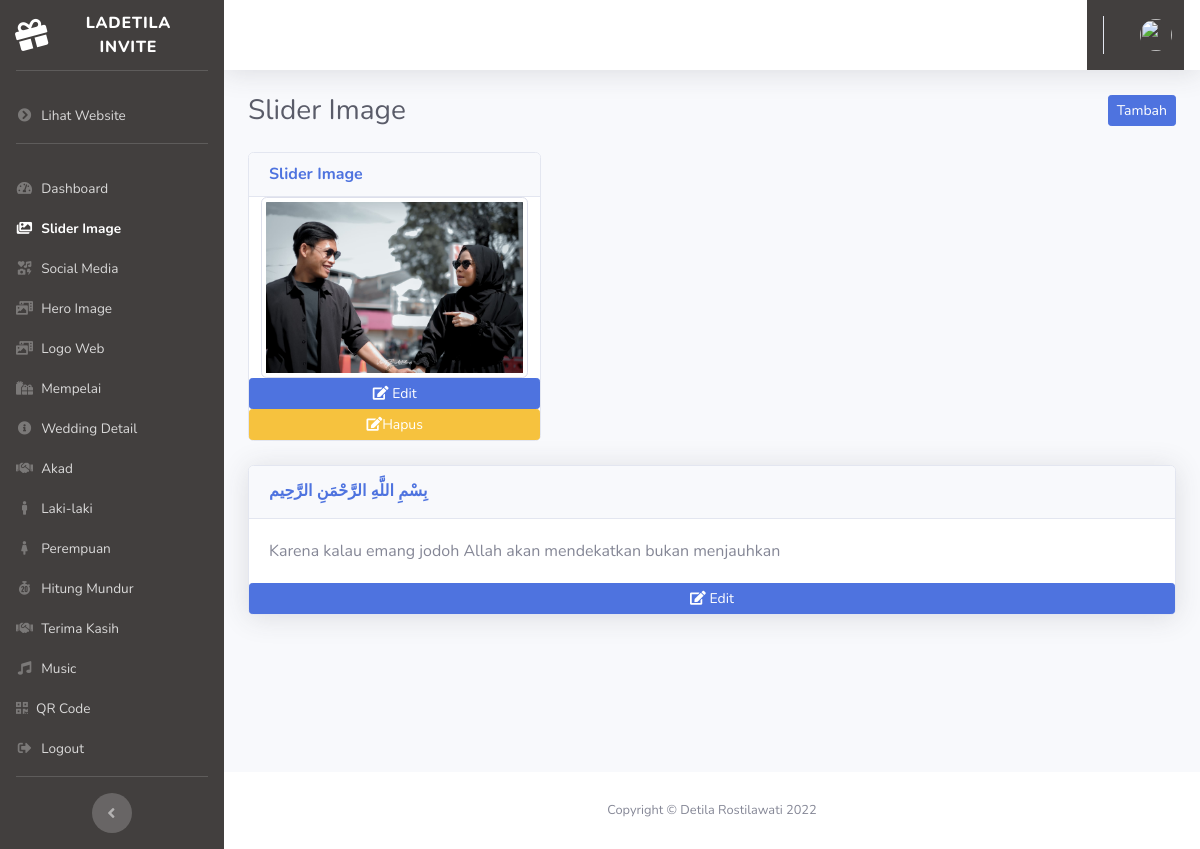
The app's page /index.php/admin/slider_image with its own data.
### tables this page shows
CREATE TABLE `user_sub_menu` (
  `id` int(11) NOT NULL,
  `title` varchar(128) NOT NULL,
  `url` varchar(128) NOT NULL,
  `icon` varchar(128) NOT NULL
);

CREATE TABLE `hero_image` (
  `id` int(11) NOT NULL,
  `nama` varchar(255) NOT NULL,
  `image` varchar(255) NOT NULL
);

CREATE TABLE `hero_judul` (
  `id` int(11) NOT NULL,
  `judul` varchar(255) NOT NULL,
  `text` varchar(1000) NOT NULL,
  `paragraph` varchar(255) NOT NULL
);

### application/controllers/Admin.php (called while the page is built, shortened)
<?php
class Admin extends CI_Controller
{
    public function slider_image()
    {
        $data['title'] = 'Slider Image';
        $data['user'] = $this->db->get_where('user', ['email' => $this->session->userdata('email')])->row_array();
        $this->db->order_by('id', 'DESC');
        $data['hero_image'] = $this->db->get('hero_image')->result_array();
        $data['hero_judul'] = $this->db->get('hero_judul')->result_array();
        $this->form_validation->set_rules('nama', 'Nama', 'required');
        if ($this->form_validation->run() == false) {
            $this->load->view('templates/header', $data);
            $this->load->view('templates/sidebar', $data);
            $this->load->view('templates/topbar', $data);
            $this->load->view('admin/slider_image', $data);
            $this->load->view('templates/footer');
        }
    }
}

### index.php (called while the page is built, shortened)
<?php
require_once BASEPATH.'core/CodeIgniter.php';

### application/views/admin/slider_image.php (the view, shortened to what this page needs)
<div class="container-fluid">
    <div class="d-sm-flex align-items-center justify-content-between mb-4">
        <h1 class="h3 mb-0 text-gray-800"><?= $title; ?></h1>
        <button class="btn btn-sm btn-primary float-right" data-toggle="modal" data-target="#tambahsliderModal"> Tambah</button>
    </div>
    <div class="row">
        <?php foreach ($hero_image as $hi) : ?>
            <div class="col-lg-4">
                <div class="card mb-4">
                    <div class="card-header">
                        <h6 class="m-0 font-weight-bold text-primary"><?= $hi['nama']; ?></h6>
                    </div>
                    <div class="col-sm text-center">
                        <img src="<?= base_url('wedding-2/images/wedding/wedding-1/') . $hi['image']; ?>" class="img-thumbnail" alt="">
                    </div>
                    <a class="btn btn-sm btn-primary" href=" <?= base_url('admin/edit_slider/') . $hi['id']; ?>"><i class="fas fa-edit"></i> Edit</a>
                    <a class="btn btn-sm btn-warning" onclick="return confirm('apakah anda yakin');" href=" <?= base_url('admin/delete_slider/') . $hi['id']; ?>"><i class="fas fa-edit"></i>Hapus</a>
                </div>
            </div>
        <?php endforeach; ?>
    </div>
    <div class="row">
        <div class="col-lg">
            <?php foreach ($hero_judul as $hj) : ?>
                <div class="card shadow mb-4">
                    <div class="card-header py-3">
                        <h6 class="m-0 font-weight-bold text-primary"><?= $hj['judul']; ?></h6>
                    </div>
                    <div class="card-body">
                        <?= $hj['paragraph']; ?>
                    </div>
                    <a class="btn btn-sm btn-primary" href=" <?= base_url('admin/edit_judul/') . $hj['id']; ?>"><i class="fas fa-edit"></i> Edit</a>
                </div>
            <?php endforeach; ?>
        </div>
    </div>
</div>
</div>

### application/views/templates/header.php (shortened to what this page needs)
<!DOCTYPE html>
<html lang="en">
<head>
    <link href="<?= base_url('assets/') ?>vendor/fontawesome-free/css/all.min.css" rel="stylesheet" type="text/css">
    <link href="<?= base_url('assets/') ?>vendor/datatables/dataTables.bootstrap4.min.css" rel="stylesheet">
    <link href="<?= base_url('assets/') ?>css/sb-admin-2.min.css" rel="stylesheet">
</head>
<body id="page-top">
    <div id="wrapper">

### application/views/templates/sidebar.php (shortened to what this page needs)
<ul class="navbar-nav sidebar sidebar-dark accordion" id="accordionSidebar">
    <a class="sidebar-brand d-flex align-items-center justify-content-center" href="<?= base_url('auth'); ?>">
        <div class="sidebar-brand-icon rotate-n-15">
            <i class="fas fa-gift"></i>
        </div>
        <div class="sidebar-brand-text mx-3">Ladetila Invite</div>
    </a>
    <hr class="sidebar-divider">
    <li class="nav-item">
        <a class="nav-link" href="<?= base_url() ?>">
            <i class="fas fa-fw fa-chevron-circle-right"></i>
            <span>Lihat Website</span></a>
    </li>
    <hr class="sidebar-divider">
    <?php
    $querySubMenu = "SELECT *
                  FROM user_sub_menu
                  ";
    $subMenu = $this->db->query($querySubMenu)->result_array();
    ?>
    <?php foreach ($subMenu as $sm) : ?>
        <?php if ($title == $sm['title']) : ?>
            <li class="nav-item active">
            <?php else : ?>
            <li class="nav-item">
            <?php endif; ?>
            <a class="nav-link pb-0" href="<?= base_url($sm['url']); ?>">
                <i class="<?= $sm['icon']; ?>"></i>
                <span><?= $sm['title']; ?></span></a>
            </li>
        <?php endforeach; ?>
        <li class="nav-item">
            <a class="nav-link" href="<?= base_url('auth/logout') ?>">
                <i class="fas fa-fw fa-sign-out-alt" data-dismiss="modal"></i>
                <span>Logout</span></a>
        </li>
        <hr class="sidebar-divider">
        <div class="text-center d-none d-md-inline">
            <button class="rounded-circle border-0" id="sidebarToggle"></button>
        </div>
</ul>

### application/views/templates/topbar.php (shortened to what this page needs)
<div id="content-wrapper" class="d-flex flex-column">
    <div id="content">
        <nav class="navbar navbar-expand navbar-light bg-white topbar mb-4 static-top shadow">
            <ul class="navbar-nav ml-auto">
                <li class="nav-item dropdown no-arrow">
                    <a class="nav-link dropdown-toggle" href="#" id="userDropdown" role="button" data-toggle="dropdown" aria-haspopup="true" aria-expanded="false">
                        <img class="img-profile rounded-circle" src="<?= base_url('assets/img/profile/') . $user['image']; ?>">
                    </a>
                </li>
            </ul>
        </nav>

### application/views/templates/footer.php (shortened to what this page needs)
<footer class="sticky-footer bg-white">
    <div class="container my-auto">
        <div class="copyright text-center my-auto">
            <span>Copyright &copy; Detila Rostilawati <?= date('Y') ?></span>
        </div>
    </div>
</footer>
</div>
</div>
</body>
</html>

### application/views/templates/sidebar.php (style rules this page uses)
ul { background: linear-gradient(to right, #423F3E 0%, #423F3E 0%); }

### records on screen
user_sub_menu: title "Dashboard"
user_sub_menu: title "Slider Image"
user_sub_menu: title "Social Media"
user_sub_menu: title "Hero Image"
user_sub_menu: title "Logo Web"
user_sub_menu: title "Mempelai"
user_sub_menu: title "Wedding Detail"
user_sub_menu: title "Akad"
user_sub_menu: title "Laki-laki"
user_sub_menu: title "Perempuan"
user_sub_menu: title "Hitung Mundur"
user_sub_menu: title "Terima Kasih"
user_sub_menu: title "Music"
user_sub_menu: title "QR Code"
hero_image: nama "Slider Image", image (picture)
hero_judul: judul "بِسْمِ اللَّهِ الرَّحْمَنِ الرَّحِيم", paragraph "Karena kalau emang jodoh Allah akan mendekatkan bukan menjauhkan"

### other values on screen
$title "Slider Image"
